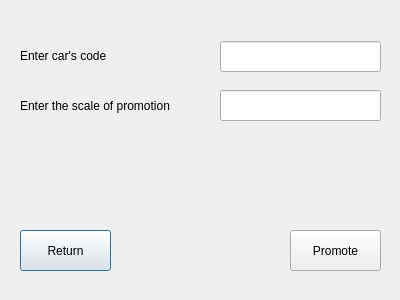
<?xml version="1.0" encoding="UTF-8"?>
<ui version="4.0">
 <class>PromoteCarWindow</class>
 <widget class="QDialog" name="PromoteCarWindow">
  <property name="geometry">
   <rect>
    <x>0</x>
    <y>0</y>
    <width>400</width>
    <height>300</height>
   </rect>
  </property>
  <property name="windowTitle">
   <string>Dialog</string>
  </property>
  <widget class="QLabel" name="label">
   <property name="geometry">
    <rect>
     <x>20</x>
     <y>40</y>
     <width>111</width>
     <height>31</height>
    </rect>
   </property>
   <property name="text">
    <string>Enter car's code</string>
   </property>
  </widget>
  <widget class="QLabel" name="label_2">
   <property name="geometry">
    <rect>
     <x>20</x>
     <y>90</y>
     <width>161</width>
     <height>31</height>
    </rect>
   </property>
   <property name="text">
    <string>Enter the scale of promotion</string>
   </property>
  </widget>
  <widget class="QPushButton" name="ReturnButton">
   <property name="geometry">
    <rect>
     <x>20</x>
     <y>230</y>
     <width>91</width>
     <height>41</height>
    </rect>
   </property>
   <property name="text">
    <string>Return</string>
   </property>
  </widget>
  <widget class="QPushButton" name="PromoteButton">
   <property name="geometry">
    <rect>
     <x>290</x>
     <y>230</y>
     <width>91</width>
     <height>41</height>
    </rect>
   </property>
   <property name="text">
    <string>Promote</string>
   </property>
  </widget>
  <widget class="QLineEdit" name="CarCodeEdit">
   <property name="geometry">
    <rect>
     <x>220</x>
     <y>41</y>
     <width>161</width>
     <height>31</height>
    </rect>
   </property>
  </widget>
  <widget class="QLineEdit" name="PromotionEdit">
   <property name="geometry">
    <rect>
     <x>220</x>
     <y>90</y>
     <width>161</width>
     <height>31</height>
    </rect>
   </property>
  </widget>
 </widget>
 <resources/>
 <connections/>
</ui>
